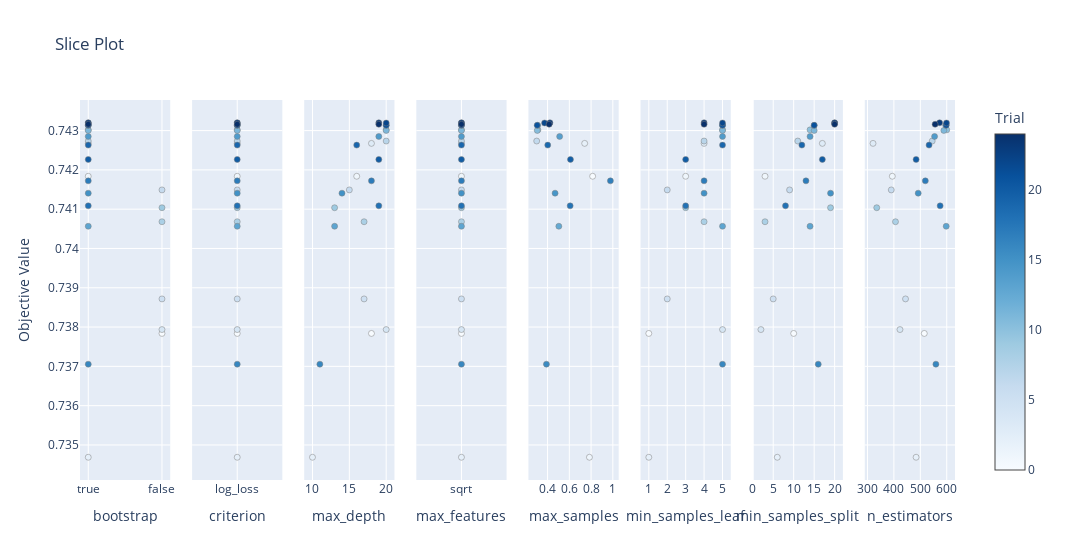

This figure's notebook cell:
### Markdown cell above
- Optimizando valores en función de resultados anteriores

### Code cell
# Optimizacion de curva ROC AUC de Random Forest con OPTUNA
import optuna
from sklearn.ensemble import RandomForestClassifier
from sklearn.metrics import f1_score
from sklearn.model_selection import cross_val_score
import optuna.visualization as vis

# Definir la función objetivo para Optuna
def objective(trial):
    # Sugerir hiperparámetros
    n_estimators = trial.suggest_int('n_estimators', 300, 600)  # Número de árboles
    max_depth = trial.suggest_int('max_depth', 10, 20)  # Profundidad máxima
    min_samples_split = trial.suggest_int('min_samples_split', 2, 20)  # Mínimo de muestras para dividir nodo
    min_samples_leaf = trial.suggest_int('min_samples_leaf', 1, 5)  # Mínimo de muestras en una hoja
    criterion = trial.suggest_categorical('criterion', ['log_loss'])  # Función de impureza
    max_features = trial.suggest_categorical('max_features', ['sqrt'])  # Features por división
    bootstrap = trial.suggest_categorical('bootstrap', [True, False])  # Muestreo con reemplazo
    #class_weight = trial.suggest_categorical('class_weight', ['balanced', 'balanced_subsample', None])  # Pesos de clase
    #oob_score = trial.suggest_categorical('oob_score', [True, False]) if bootstrap else False  # Evaluación OOB
    #warm_start = trial.suggest_categorical('warm_start', [True, False])  # Seguir entrenando desde modelo anterior
    max_samples = trial.suggest_float('max_samples', 0.3, 1.0) if bootstrap else None  # Proporción de datos por árbol

    # Crear el modelo con los hiperparámetros sugeridos
    model = RandomForestClassifier(
        n_estimators=n_estimators,
        max_depth=max_depth,
        min_samples_split=min_samples_split,
        min_samples_leaf=min_samples_leaf,
        criterion=criterion,
        max_features=max_features,
        bootstrap=bootstrap,
        #class_weight=class_weight,
        #oob_score=oob_score,
        #warm_start=warm_start,
        max_samples=max_samples,
        random_state=42,
        n_jobs=-1  # Usar todos los núcleos para acelerar el entrenamiento
    )

    # Validación cruzada para evitar overfitting
    auc = cross_val_score(model, X_train_enc, y_train, cv=5, scoring='roc_auc').mean()

    return auc  # Optuna maximizará este Score

# Ejecutar la optimización con Optuna
pruner = optuna.pruners.MedianPruner() # Pruner para detener el entrenamiento si no mejora la mediana
study = optuna.create_study(direction="maximize", pruner=pruner)  # Maximizar AUC
study.optimize(objective, n_trials=25)  # Probará 25 combinaciones de hiperparámetros

# Mostrar los mejores hiperparámetros encontrados
print("Mejores hiperparámetros:", study.best_params)

# Mostar gráficos de optimización
vis.plot_optimization_history(study)
vis.plot_param_importances(study)
vis.plot_slice(study)

### Figure 1 — Plotly figure (JSON) as saved in the notebook; plotly's stock layout.template omitted (floating-point values rounded to 4 significant figures)
{"data": [{"marker": {"color": [0, 1, 2, 3, 4, 5, 6, 7, 8, 9, 10, 11, 12, 13, 14, 15, 16, 17, 18, 19, 20, 21, 22, 23, 24], "colorbar": {"title": {"text": "Trial"}, "x": 1, "xpad": 40}, "colorscale": [[0, "rgb(247,251,255)"], [0.125, "rgb(222,235,247)"], [0.25, "rgb(198,219,239)"], [0.375, "rgb(158,202,225)"], [0.5, "rgb(107,174,214)"], [0.625, "rgb(66,146,198)"], [0.75, "rgb(33,113,181)"], [0.875, "rgb(8,81,156)"], [1, "rgb(8,48,107)"]], "line": {"color": "Grey", "width": 0.5}, "showscale": true}, "mode": "markers", "name": "Feasible Trial", "showlegend": false, "type": "scatter", "x": [false, true, true, true, false, false, false, true, false, false, true, true, true, true, true, true, true, true, true, true, true, true, true, true, true], "xaxis": "x", "y": [0.7378, 0.7418, 0.7347, 0.7427, 0.7379, 0.7387, 0.7415, 0.7427, 0.7407, 0.741, 0.743, 0.743, 0.7431, 0.7406, 0.7429, 0.7414, 0.7371, 0.7417, 0.7411, 0.7426, 0.7423, 0.7431, 0.7432, 0.7432, 0.7432], "yaxis": "y"}, {"marker": {"color": [0, 1, 2, 3, 4, 5, 6, 7, 8, 9, 10, 11, 12, 13, 14, 15, 16, 17, 18, 19, 20, 21, 22, 23, 24], "colorbar": {"title": {"text": "Trial"}, "x": 1, "xpad": 40}, "colorscale": [[0, "rgb(247,251,255)"], [0.125, "rgb(222,235,247)"], [0.25, "rgb(198,219,239)"], [0.375, "rgb(158,202,225)"], [0.5, "rgb(107,174,214)"], [0.625, "rgb(66,146,198)"], [0.75, "rgb(33,113,181)"], [0.875, "rgb(8,81,156)"], [1, "rgb(8,48,107)"]], "line": {"color": "Grey", "width": 0.5}, "showscale": false}, "mode": "markers", "name": "Feasible Trial", "showlegend": false, "type": "scatter", "x": ["log_loss", "log_loss", "log_loss", "log_loss", "log_loss", "log_loss", "log_loss", "log_loss", "log_loss", "log_loss", "log_loss", "log_loss", "log_loss", "log_loss", "log_loss", "log_loss", "log_loss", "log_loss", "log_loss", "log_loss", "log_loss", "log_loss", "log_loss", "log_loss", "log_loss"], "xaxis": "x2", "y": [0.7378, 0.7418, 0.7347, 0.7427, 0.7379, 0.7387, 0.7415, 0.7427, 0.7407, 0.741, 0.743, 0.743, 0.7431, 0.7406, 0.7429, 0.7414, 0.7371, 0.7417, 0.7411, 0.7426, 0.7423, 0.7431, 0.7432, 0.7432, 0.7432], "yaxis": "y2"}, {"marker": {"color": [0, 1, 2, 3, 4, 5, 6, 7, 8, 9, 10, 11, 12, 13, 14, 15, 16, 17, 18, 19, 20, 21, 22, 23, 24], "colorbar": {"title": {"text": "Trial"}, "x": 1, "xpad": 40}, "colorscale": [[0, "rgb(247,251,255)"], [0.125, "rgb(222,235,247)"], [0.25, "rgb(198,219,239)"], [0.375, "rgb(158,202,225)"], [0.5, "rgb(107,174,214)"], [0.625, "rgb(66,146,198)"], [0.75, "rgb(33,113,181)"], [0.875, "rgb(8,81,156)"], [1, "rgb(8,48,107)"]], "line": {"color": "Grey", "width": 0.5}, "showscale": false}, "mode": "markers", "name": "Feasible Trial", "showlegend": false, "type": "scatter", "x": [18, 16, 10, 18, 20, 17, 15, 20, 17, 13, 20, 20, 20, 13, 19, 14, 11, 18, 19, 16, 19, 20, 20, 19, 19], "xaxis": "x3", "y": [0.7378, 0.7418, 0.7347, 0.7427, 0.7379, 0.7387, 0.7415, 0.7427, 0.7407, 0.741, 0.743, 0.743, 0.7431, 0.7406, 0.7429, 0.7414, 0.7371, 0.7417, 0.7411, 0.7426, 0.7423, 0.7431, 0.7432, 0.7432, 0.7432], "yaxis": "y3"}, {"marker": {"color": [0, 1, 2, 3, 4, 5, 6, 7, 8, 9, 10, 11, 12, 13, 14, 15, 16, 17, 18, 19, 20, 21, 22, 23, 24], "colorbar": {"title": {"text": "Trial"}, "x": 1, "xpad": 40}, "colorscale": [[0, "rgb(247,251,255)"], [0.125, "rgb(222,235,247)"], [0.25, "rgb(198,219,239)"], [0.375, "rgb(158,202,225)"], [0.5, "rgb(107,174,214)"], [0.625, "rgb(66,146,198)"], [0.75, "rgb(33,113,181)"], [0.875, "rgb(8,81,156)"], [1, "rgb(8,48,107)"]], "line": {"color": "Grey", "width": 0.5}, "showscale": false}, "mode": "markers", "name": "Feasible Trial", "showlegend": false, "type": "scatter", "x": ["sqrt", "sqrt", "sqrt", "sqrt", "sqrt", "sqrt", "sqrt", "sqrt", "sqrt", "sqrt", "sqrt", "sqrt", "sqrt", "sqrt", "sqrt", "sqrt", "sqrt", "sqrt", "sqrt", "sqrt", "sqrt", "sqrt", "sqrt", "sqrt", "sqrt"], "xaxis": "x4", "y": [0.7378, 0.7418, 0.7347, 0.7427, 0.7379, 0.7387, 0.7415, 0.7427, 0.7407, 0.741, 0.743, 0.743, 0.7431, 0.7406, 0.7429, 0.7414, 0.7371, 0.7417, 0.7411, 0.7426, 0.7423, 0.7431, 0.7432, 0.7432, 0.7432], "yaxis": "y4"}, {"marker": {"color": [1, 2, 3, 7, 10, 11, 12, 13, 14, 15, 16, 17, 18, 19, 20, 21, 22, 23, 24], "colorbar": {"title": {"text": "Trial"}, "x": 1, "xpad": 40}, "colorscale": [[0, "rgb(247,251,255)"], [0.125, "rgb(222,235,247)"], [0.25, "rgb(198,219,239)"], [0.375, "rgb(158,202,225)"], [0.5, "rgb(107,174,214)"], [0.625, "rgb(66,146,198)"], [0.75, "rgb(33,113,181)"], [0.875, "rgb(8,81,156)"], [1, "rgb(8,48,107)"]], "line": {"color": "Grey", "width": 0.5}, "showscale": false}, "mode": "markers", "name": "Feasible Trial", "showlegend": false, "type": "scatter", "x": [0.8143, 0.7849, 0.7411, 0.3001, 0.3114, 0.3055, 0.3098, 0.5036, 0.5111, 0.4691, 0.3895, 0.9777, 0.6076, 0.4015, 0.6104, 0.3045, 0.3724, 0.4217, 0.4146], "xaxis": "x5", "y": [0.7418, 0.7347, 0.7427, 0.7427, 0.743, 0.743, 0.7431, 0.7406, 0.7429, 0.7414, 0.7371, 0.7417, 0.7411, 0.7426, 0.7423, 0.7431, 0.7432, 0.7432, 0.7432], "yaxis": "y5"}, {"marker": {"color": [0, 1, 2, 3, 4, 5, 6, 7, 8, 9, 10, 11, 12, 13, 14, 15, 16, 17, 18, 19, 20, 21, 22, 23, 24], "colorbar": {"title": {"text": "Trial"}, "x": 1, "xpad": 40}, "colorscale": [[0, "rgb(247,251,255)"], [0.125, "rgb(222,235,247)"], [0.25, "rgb(198,219,239)"], [0.375, "rgb(158,202,225)"], [0.5, "rgb(107,174,214)"], [0.625, "rgb(66,146,198)"], [0.75, "rgb(33,113,181)"], [0.875, "rgb(8,81,156)"], [1, "rgb(8,48,107)"]], "line": {"color": "Grey", "width": 0.5}, "showscale": false}, "mode": "markers", "name": "Feasible Trial", "showlegend": false, "type": "scatter", "x": [1, 3, 1, 4, 5, 2, 2, 4, 4, 3, 5, 5, 5, 5, 5, 4, 5, 4, 3, 5, 3, 5, 5, 4, 4], "xaxis": "x6", "y": [0.7378, 0.7418, 0.7347, 0.7427, 0.7379, 0.7387, 0.7415, 0.7427, 0.7407, 0.741, 0.743, 0.743, 0.7431, 0.7406, 0.7429, 0.7414, 0.7371, 0.7417, 0.7411, 0.7426, 0.7423, 0.7431, 0.7432, 0.7432, 0.7432], "yaxis": "y6"}, {"marker": {"color": [0, 1, 2, 3, 4, 5, 6, 7, 8, 9, 10, 11, 12, 13, 14, 15, 16, 17, 18, 19, 20, 21, 22, 23, 24], "colorbar": {"title": {"text": "Trial"}, "x": 1, "xpad": 40}, "colorscale": [[0, "rgb(247,251,255)"], [0.125, "rgb(222,235,247)"], [0.25, "rgb(198,219,239)"], [0.375, "rgb(158,202,225)"], [0.5, "rgb(107,174,214)"], [0.625, "rgb(66,146,198)"], [0.75, "rgb(33,113,181)"], [0.875, "rgb(8,81,156)"], [1, "rgb(8,48,107)"]], "line": {"color": "Grey", "width": 0.5}, "showscale": false}, "mode": "markers", "name": "Feasible Trial", "showlegend": false, "type": "scatter", "x": [10, 3, 6, 17, 2, 5, 9, 11, 3, 19, 14, 15, 15, 14, 14, 19, 16, 13, 8, 12, 17, 15, 20, 20, 20], "xaxis": "x7", "y": [0.7378, 0.7418, 0.7347, 0.7427, 0.7379, 0.7387, 0.7415, 0.7427, 0.7407, 0.741, 0.743, 0.743, 0.7431, 0.7406, 0.7429, 0.7414, 0.7371, 0.7417, 0.7411, 0.7426, 0.7423, 0.7431, 0.7432, 0.7432, 0.7432], "yaxis": "y7"}, {"marker": {"color": [0, 1, 2, 3, 4, 5, 6, 7, 8, 9, 10, 11, 12, 13, 14, 15, 16, 17, 18, 19, 20, 21, 22, 23, 24], "colorbar": {"title": {"text": "Trial"}, "x": 1, "xpad": 40}, "colorscale": [[0, "rgb(247,251,255)"], [0.125, "rgb(222,235,247)"], [0.25, "rgb(198,219,239)"], [0.375, "rgb(158,202,225)"], [0.5, "rgb(107,174,214)"], [0.625, "rgb(66,146,198)"], [0.75, "rgb(33,113,181)"], [0.875, "rgb(8,81,156)"], [1, "rgb(8,48,107)"]], "line": {"color": "Grey", "width": 0.5}, "showscale": false}, "mode": "markers", "name": "Feasible Trial", "showlegend": false, "type": "scatter", "x": [515, 394, 484, 321, 423, 444, 390, 545, 406, 335, 600, 589, 596, 598, 554, 492, 559, 519, 575, 533, 484, 598, 599, 573, 556], "xaxis": "x8", "y": [0.7378, 0.7418, 0.7347, 0.7427, 0.7379, 0.7387, 0.7415, 0.7427, 0.7407, 0.741, 0.743, 0.743, 0.7431, 0.7406, 0.7429, 0.7414, 0.7371, 0.7417, 0.7411, 0.7426, 0.7423, 0.7431, 0.7432, 0.7432, 0.7432], "yaxis": "y8"}], "layout": {"title": {"text": "Slice Plot"}, "width": 2400, "xaxis": {"anchor": "y", "categoryarray": [true, false], "categoryorder": "array", "domain": [0, 0.1031], "title": {"text": "bootstrap"}, "type": "category"}, "xaxis2": {"anchor": "y2", "categoryarray": ["log_loss"], "categoryorder": "array", "domain": [0.1281, 0.2312], "title": {"text": "criterion"}, "type": "category"}, "xaxis3": {"anchor": "y3", "domain": [0.2562, 0.3594], "title": {"text": "max_depth"}}, "xaxis4": {"anchor": "y4", "categoryarray": ["sqrt"], "categoryorder": "array", "domain": [0.3844, 0.4875], "title": {"text": "max_features"}, "type": "category"}, "xaxis5": {"anchor": "y5", "domain": [0.5125, 0.6156], "title": {"text": "max_samples"}}, "xaxis6": {"anchor": "y6", "domain": [0.6406, 0.7438], "title": {"text": "min_samples_leaf"}}, "xaxis7": {"anchor": "y7", "domain": [0.7687, 0.8719], "title": {"text": "min_samples_split"}}, "xaxis8": {"anchor": "y8", "domain": [0.8969, 1], "title": {"text": "n_estimators"}}, "yaxis": {"anchor": "x", "domain": [0, 1], "title": {"text": "Objective Value"}}, "yaxis2": {"anchor": "x2", "domain": [0, 1], "matches": "y", "showticklabels": false}, "yaxis3": {"anchor": "x3", "domain": [0, 1], "matches": "y", "showticklabels": false}, "yaxis4": {"anchor": "x4", "domain": [0, 1], "matches": "y", "showticklabels": false}, "yaxis5": {"anchor": "x5", "domain": [0, 1], "matches": "y", "showticklabels": false}, "yaxis6": {"anchor": "x6", "domain": [0, 1], "matches": "y", "showticklabels": false}, "yaxis7": {"anchor": "x7", "domain": [0, 1], "matches": "y", "showticklabels": false}, "yaxis8": {"anchor": "x8", "domain": [0, 1], "matches": "y", "showticklabels": false}}}
